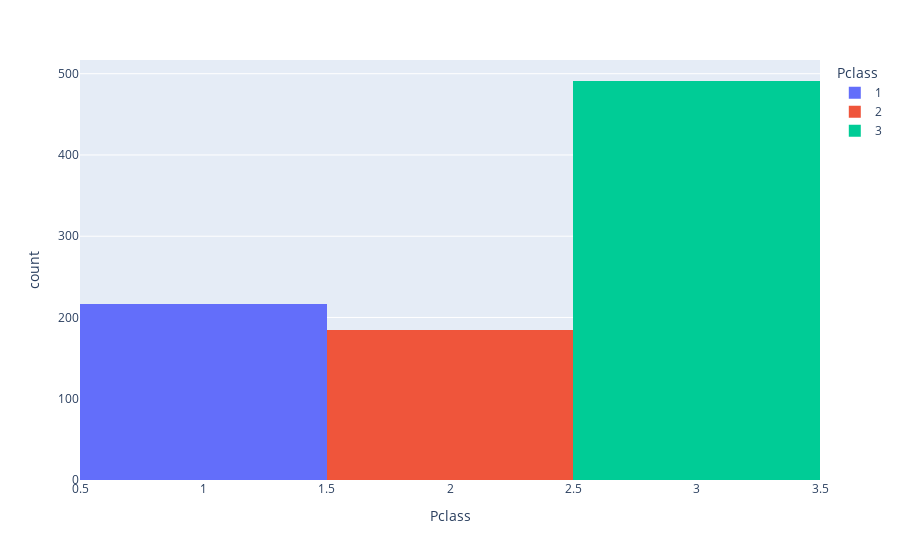

Notebook code for this chart:
### Code cell
fig = px.histogram(data, x='Pclass', color='Pclass',category_orders={"Pclass": sorted(data['Pclass'].unique())})
fig.show()

### Figure 1 — Plotly figure (JSON) as saved in the notebook; plotly's stock layout.template omitted (floating-point values rounded to 4 significant figures; data arrays with more than 128 entries replaced by an {"elided": "..."} marker saying what was removed)
{"data": [{"alignmentgroup": "True", "bingroup": "x", "hovertemplate": "Pclass=%{x}<br>count=%{y}<extra></extra>", "legendgroup": "1", "marker": {"color": "#636efa", "pattern": {"shape": ""}}, "name": "1", "offsetgroup": "1", "orientation": "v", "showlegend": true, "type": "histogram", "x": {"elided": "216 int values"}, "xaxis": "x", "yaxis": "y"}, {"alignmentgroup": "True", "bingroup": "x", "hovertemplate": "Pclass=%{x}<br>count=%{y}<extra></extra>", "legendgroup": "2", "marker": {"color": "#EF553B", "pattern": {"shape": ""}}, "name": "2", "offsetgroup": "2", "orientation": "v", "showlegend": true, "type": "histogram", "x": {"elided": "184 int values"}, "xaxis": "x", "yaxis": "y"}, {"alignmentgroup": "True", "bingroup": "x", "hovertemplate": "Pclass=%{x}<br>count=%{y}<extra></extra>", "legendgroup": "3", "marker": {"color": "#00cc96", "pattern": {"shape": ""}}, "name": "3", "offsetgroup": "3", "orientation": "v", "showlegend": true, "type": "histogram", "x": {"elided": "491 int values"}, "xaxis": "x", "yaxis": "y"}], "layout": {"autosize": true, "barmode": "relative", "legend": {"title": {"text": "Pclass"}, "tracegroupgap": 0}, "margin": {"t": 60}, "xaxis": {"anchor": "y", "autorange": true, "categoryarray": [1, 2, 3], "categoryorder": "array", "domain": [0, 1], "range": [0.5, 3.5], "title": {"text": "Pclass"}, "type": "linear"}, "yaxis": {"anchor": "x", "autorange": true, "domain": [0, 1], "range": [0, 516.8], "title": {"text": "count"}}}}
